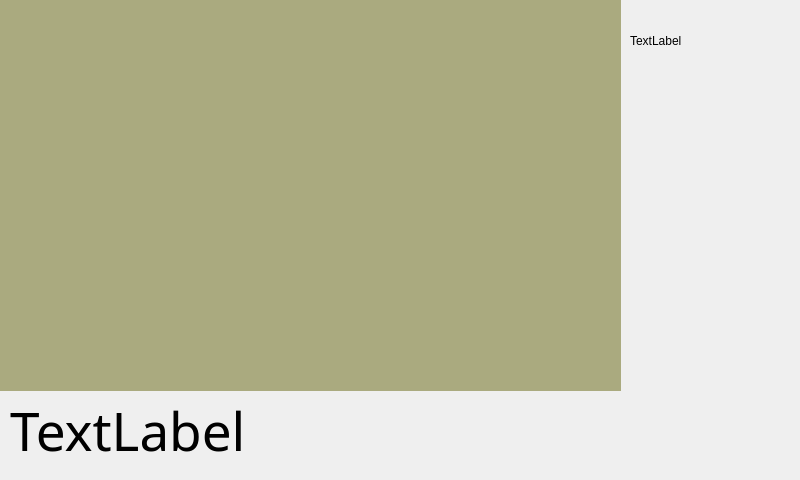
<?xml version="1.0" encoding="UTF-8"?>
<ui version="4.0">
 <class>QdvWidget</class>
 <widget class="QWidget" name="QdvWidget">
  <property name="geometry">
   <rect>
    <x>0</x>
    <y>0</y>
    <width>800</width>
    <height>480</height>
   </rect>
  </property>
  <property name="windowTitle">
   <string>QdvWidget</string>
  </property>
  <widget class="QLabel" name="videoLabel">
   <property name="geometry">
    <rect>
     <x>0</x>
     <y>0</y>
     <width>621</width>
     <height>391</height>
    </rect>
   </property>
   <property name="styleSheet">
    <string notr="true">background-color: rgb(170, 170, 127);</string>
   </property>
   <property name="text">
    <string/>
   </property>
  </widget>
  <widget class="QLabel" name="textLabel">
   <property name="geometry">
    <rect>
     <x>10</x>
     <y>400</y>
     <width>781</width>
     <height>61</height>
    </rect>
   </property>
   <property name="font">
    <font>
     <family>楷体</family>
     <pointsize>40</pointsize>
    </font>
   </property>
   <property name="text">
    <string>TextLabel</string>
   </property>
  </widget>
  <widget class="QLabel" name="timeLabel">
   <property name="geometry">
    <rect>
     <x>630</x>
     <y>0</y>
     <width>161</width>
     <height>81</height>
    </rect>
   </property>
   <property name="text">
    <string>TextLabel</string>
   </property>
  </widget>
 </widget>
 <layoutdefault spacing="6" margin="11"/>
 <resources/>
 <connections/>
</ui>
